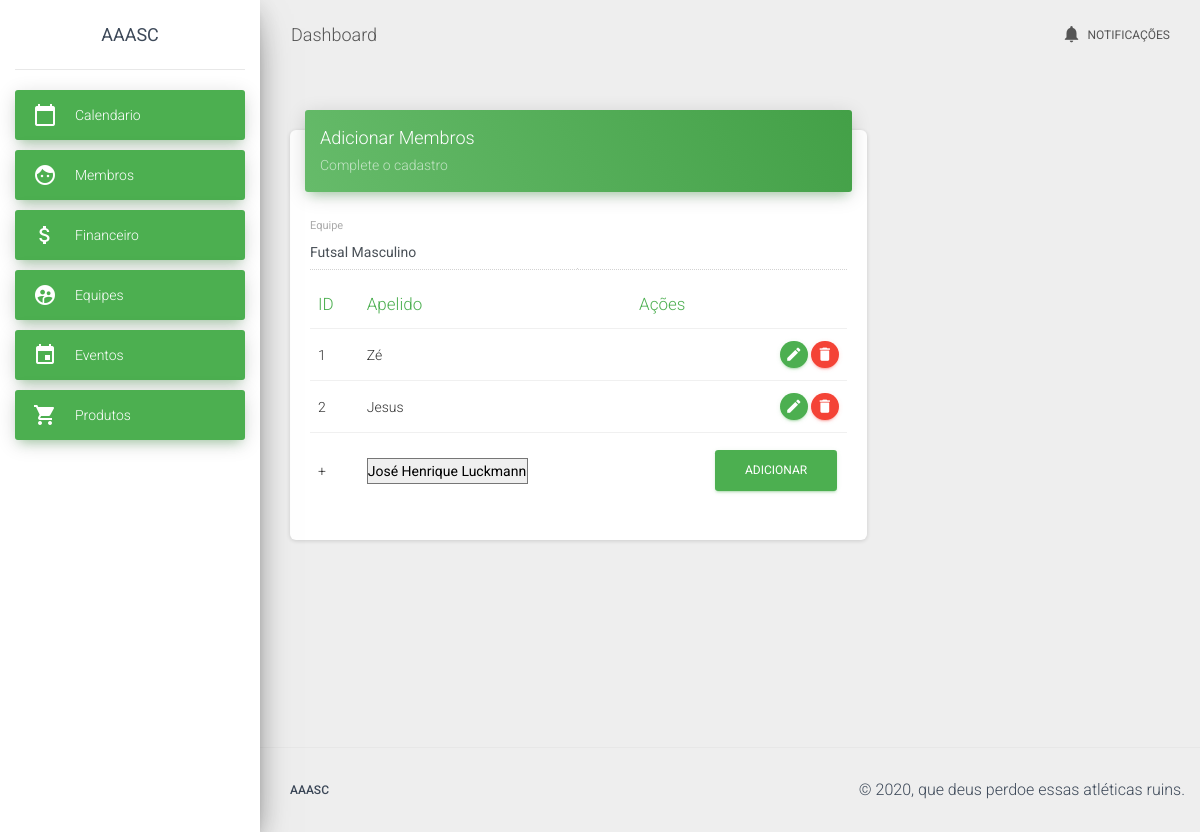
/team/member/edit/1, run on the app's committed database.
### app/models/team.py (models this page shows, shortened)
class Team(db.Model):
    __tablename__ = "team"
    id = db.Column(db.Integer, primary_key=True, autoincrement=True)
    description = db.Column(db.String)
    members = db.relationship("Member", secondary=team_member)
    _loaded = False
    @staticmethod
    def load(id=-1):
        if id != -1:
            return Team.query.filter_by(id=id).first()
        else:
            return Team()

### app/models/member.py (models this page shows, shortened)
class Member(db.Model):
    __tablename__ = "member"
    id = db.Column(db.Integer, primary_key=True, autoincrement=True)
    username = db.Column(db.String)
    password = db.Column(db.String)
    name = db.Column(db.String)
    nickname = db.Column(db.String)
    plan = db.Column(db.String)
    email = db.Column(db.String)
    adress = db.Column(db.String)
    city = db.Column(db.String)
    state = db.Column(db.String)
    cpf = db.Column(db.String)
    telephone = db.Column(db.String)
    about = db.Column(db.String)
    _loaded = False
    @staticmethod
    def load_all():
        result = Member.query.all()
        return result

### app/controllers/team.py (the view)
@app.route("/team/member/edit")
@app.route("/team/member/edit/<int:team_id>", methods=['GET', 'POST'])
def edit_team_member(team_id=-1):
    team = Team.load(team_id)
    members = Member.load_all()
    return render_template("./team/edit_team_member.html", team=team, members=members)

### app/templates/team/edit_team_member.html (shortened to what this page needs)
{% extends "template.html" %}
{% block content %}
<link rel="stylesheet" href="https://cdnjs.cloudflare.com/ajax/libs/bootstrap-select/1.13.2/css/bootstrap-select.min.css">
<div class="row">
  <div class="col-md-8">
    <div class="card">
      <div class="card-header card-header-success">
        <h4 class="card-title">Adicionar Membros</h4>
        <p class="card-category">Complete o cadastro</p>
      </div>
      <div class="card-body">
        <form action="{{url_for('save_team_member',team_id=team.id)}}" method="POST" role="form" enctype="multipart/form-data">
          <div class="row">
            <div class="col-md-12">
              <div class="form-group">
                <label class="bmd-label-floating">Equipe</label>
                <input type="text" class="form-control" name="description" id="description" value="{{team.description or ''}}" disabled>
              </div>
            </div>
          </div>
          <table class="table table-hover">
            <thead class="text-success">
              <th>ID</th>
              <th>Apelido</th>
              <th>Ações</th>
            </thead>
            <tbody>
              {% for member in team.members %}
                <tr>
                  <td>{{ member.id }}</td>
                  <td>{{ member.nickname }}</td>
                  <td class="td-actions text-right">
                    <a href="{{url_for('edit_team_member', team_id=team.id, member_id=member.id)}}" rel="tooltip" class="btn btn-success btn-round">
                        <i class="material-icons">edit</i>
                    </a>
                    <a href="{{url_for('delete_team_member', team_id=team.id, member_id=member.id)}}" rel="tooltip" class="btn btn-danger btn-round">
                        <i class="material-icons">delete</i>
                    </a>
                  </td>
                </tr>
              {% endfor %}
              <tr>
                <td>+</td>
                <td>
                  <select id="type" name="team_member">
                    {% for member in members %}
                      <option value="{{ member.id }}">{{ member.name }}</option>
                    {% endfor %}
                  </select>
                </td>
                <td>
                  <button type="submit" class="btn btn-success pull-right">Adicionar</button>
                </td>
              </tr>
            </tbody>
          </table>
        </form>
      </div>
    </div>
  </div>
</div>
{% endblock %}

### data on the page
Team: description "Futsal Masculino"
Member: id "1", nickname "Zé"
Member: id "2", nickname "Jesus"

### other printed values
form field team_member "José Henrique Luckmann"
